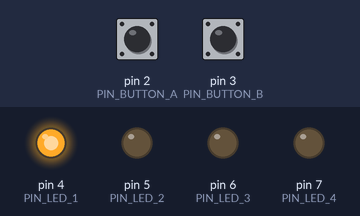
This sketch was run on a simulated Arduino Uno, built with avr-gcc and run on an emulated ATmega328P. Shown: output pins drawn as LEDs (lit = HIGH). Inputs (shaded band) come from the test bench; at power-on: pin 2 (PIN_BUTTON_A) HIGH, pin 3 (PIN_BUTTON_B) HIGH.

Above: at 1.2 s.
1.3 s: pin 2 (PIN_BUTTON_A) pulled LOW for 0.15 s
At 2.2 s:
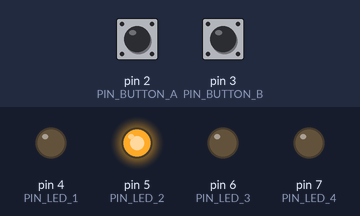
2.9 s: pin 2 (PIN_BUTTON_A) pulled LOW for 1 s
At 3.4 s:
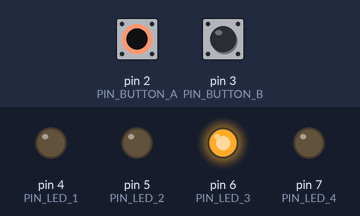
5.4 s: pin 2 (PIN_BUTTON_A) pulled LOW for 0.15 s
At 6.5 s:
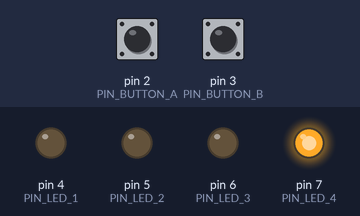
7.0 s: pin 2 (PIN_BUTTON_A) pulled LOW for 3.2 s
At 7.7 s:
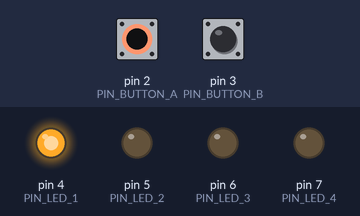
11.7 s: pin 3 (PIN_BUTTON_B) pulled LOW for 0.15 s
At 12.5 s:
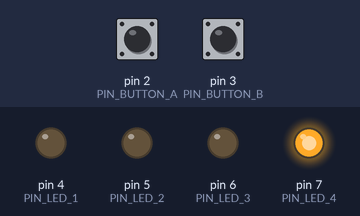
Timing chart, 0 to 14.3 s (numbered marks = the images above; inputs shaded):
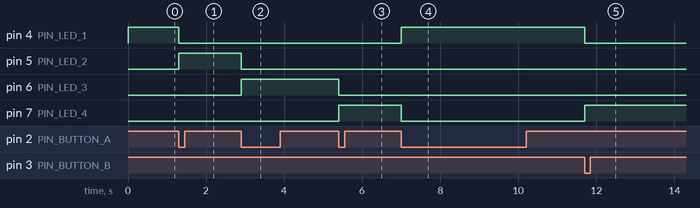

Measured:
- after the input at 1.3 s, pin 4 (PIN_LED_1): HIGH → LOW at once; pin 5 (PIN_LED_2): LOW → HIGH at once
- after the input at 2.9 s, pin 5 (PIN_LED_2): HIGH → LOW at once; pin 6 (PIN_LED_3): LOW → HIGH at once
- after the input at 5.4 s, pin 6 (PIN_LED_3): HIGH → LOW at once; pin 7 (PIN_LED_4): LOW → HIGH at once
- after the input at 7.0 s, pin 4 (PIN_LED_1): LOW → HIGH at once; pin 7 (PIN_LED_4): HIGH → LOW at once
- after the input at 11.7 s, pin 4 (PIN_LED_1): HIGH → LOW at once; pin 7 (PIN_LED_4): LOW → HIGH at once

The sketch:

lampu_geser.ino
```cpp
#include <TimerOne.h>
#include "fsm.h"

// Penentuan PIN yang digunakan
#define PIN_BUTTON_A 2
#define PIN_BUTTON_B 3
#define PIN_LED_1 4
#define PIN_LED_2 5
#define PIN_LED_3 6
#define PIN_LED_4 7

int input_a, input_b;
int state_debounce_a, state_debounce_b;
int state_edge_a, state_edge_b;
int state_shift;
int output_led_1, output_led_2, output_led_3, output_led_4;

void setup() {
  // Set mode PIN button menjadi INPUT
  pinMode(PIN_BUTTON_A, INPUT_PULLUP);
  pinMode(PIN_BUTTON_B, INPUT_PULLUP);

  // Set mode PIN LED menjadi OUTPUT
  pinMode(PIN_LED_1, OUTPUT);
  pinMode(PIN_LED_2, OUTPUT);
  pinMode(PIN_LED_3, OUTPUT);
  pinMode(PIN_LED_4, OUTPUT);

  fsm_init(&state_debounce_a, &state_debounce_b, &state_edge_a, &state_edge_b, &state_shift, &output_led_1, &output_led_2, &output_led_3, &output_led_4);

  Timer1.initialize(1000);
  Timer1.attachInterrupt(ISR_Timer);
}

void loop() {
}

void ISR_Timer(void) {
  input_a = !digitalRead(PIN_BUTTON_A);
  input_b = !digitalRead(PIN_BUTTON_B);
  fsm_reaction(input_a, input_b, &state_debounce_a, &state_debounce_b, &state_edge_a, &state_edge_b, &state_shift, &output_led_1, &output_led_2, &output_led_3, &output_led_4);
  if (output_led_1 == 1)
    digitalWrite(PIN_LED_1, HIGH);
  else
    digitalWrite(PIN_LED_1, LOW);
  if (output_led_2 == 1)
    digitalWrite(PIN_LED_2, HIGH);
  else
    digitalWrite(PIN_LED_2, LOW);
  if (output_led_3 == 1)
    digitalWrite(PIN_LED_3, HIGH);
  else
    digitalWrite(PIN_LED_3, LOW);
  if (output_led_4 == 1)
    digitalWrite(PIN_LED_4, HIGH);
  else
    digitalWrite(PIN_LED_4, LOW);
}
```

fsm.h
```cpp
#ifndef _FSM_H
#define _FSM_H

#define STATE_DEBOUNCE_LOW_STABLE 0
#define STATE_DEBOUNCE_LOW_TO_HIGH 1
#define STATE_DEBOUNCE_HIGH_STABLE 2
#define STATE_DEBOUNCE_HIGH_TO_LOW 3

#define STATE_EDGE_LOW 0
#define STATE_EDGE_HIGH 1

#define STATE_SHIFT_ON_LED_1 0
#define STATE_SHIFT_ON_LED_2 1
#define STATE_SHIFT_ON_LED_3 2
#define STATE_SHIFT_ON_LED_4 3

#define BATAS_WAKTU 50

void fsm_init(int *state_debounce_a, int *state_debounce_b, int *state_edge_a, int *state_edge_b, int *state_shift, int *output_led_1, int *output_led_2, int *output_led_3, int *output_led_4);
void fsm_reaction(int input_a, int input_b, int *state_debounce_a, int *state_debounce_b, int *state_edge_a, int *state_edge_b, int *state_shift, int *output_led_1, int *output_led_2, int *output_led_3, int *output_led_4);

void fsm_debounce_reaction(int input, int *state, int *output);
void fsm_edge_reaction(int input, int *state, int *output);
void fsm_shift_reaction(int input_a, int input_b, int *state, int *output_1, int *output_2, int *output_3, int *output_4);

#endif
```

fsm.ino
```cpp
#include "fsm.h"

void fsm_init(int *state_debounce_a, int *state_debounce_b, int *state_edge_a, int *state_edge_b, int *state_shift, int *output_led_1, int *output_led_2, int *output_led_3, int *output_led_4) {
	*state_debounce_a = STATE_DEBOUNCE_LOW_STABLE;
	*state_debounce_b = STATE_DEBOUNCE_LOW_STABLE;

	*state_edge_a = STATE_EDGE_LOW;
	*state_edge_b = STATE_EDGE_LOW;

	*state_shift = STATE_SHIFT_ON_LED_1;

	*output_led_1 = 1;
	*output_led_2 = 0;
	*output_led_3 = 0;
	*output_led_4 = 0;
}

void fsm_reaction(int input_a, int input_b, int *state_debounce_a, int *state_debounce_b, int *state_edge_a, int *state_edge_b, int *state_shift, int *output_led_1, int *output_led_2, int *output_led_3, int *output_led_4) {
	static int output_debounce_a = 0, output_debounce_b = 0;
	static int output_edge_a = 0, output_edge_b = 0;

	fsm_debounce_reaction(input_a, state_debounce_a, &output_debounce_a);
	fsm_debounce_reaction(input_b, state_debounce_b, &output_debounce_b);

	fsm_edge_reaction(output_debounce_a, state_edge_a, &output_edge_a);
	fsm_edge_reaction(output_debounce_b, state_edge_b, &output_edge_b);

	fsm_shift_reaction(output_edge_a, output_edge_b, state_shift, output_led_1, output_led_2, output_led_3, output_led_4);
}

void fsm_debounce_reaction(int input, int *state, int *output) {
	static int counter = 0;

	switch (*state) {
		case STATE_DEBOUNCE_LOW_STABLE:
		{
			if (input == 1) {
				*state = STATE_DEBOUNCE_LOW_TO_HIGH;
				*output = 1;
				counter = 0;
			}
			break;
		}
		case STATE_DEBOUNCE_LOW_TO_HIGH:
		{
			if (counter < BATAS_WAKTU) {
				counter++;
			}
			else {
				*state = STATE_DEBOUNCE_HIGH_STABLE;
			}
			break;
		}
		case STATE_DEBOUNCE_HIGH_STABLE:
		{
			if (input == 0) {
				*state = STATE_DEBOUNCE_HIGH_TO_LOW;
				*output = 0;
				counter = 0;
			}
			break;
		}
		case STATE_DEBOUNCE_HIGH_TO_LOW:
		{
			if (counter < BATAS_WAKTU) {
				counter++;
			}
			else {
				*state = STATE_DEBOUNCE_LOW_STABLE;
			}
			break;
		}
	}
}


void fsm_edge_reaction(int input, int *state, int *output) {
	switch (*state) {
		case STATE_EDGE_LOW:
		{
			if (input == 1) {
				*state = STATE_EDGE_HIGH;
				*output = 1;
			}
			break;
		}
		case STATE_EDGE_HIGH:
		{
			*output = 0;
			if (input == 0) {
				*state = STATE_EDGE_LOW;
			}
			break;
		}
	}
}


void fsm_shift_reaction(int input_a, int input_b, int *state, int *output_1, int *output_2, int *output_3, int *output_4) {
	switch (*state) {
		case STATE_SHIFT_ON_LED_1:
		{
			if (input_a == 1) {
				*state = STATE_SHIFT_ON_LED_2;
				*output_1 = 0;
				*output_2 = 1;
				*output_3 = 0;
				*output_4 = 0;
			}
			if (input_b == 1) {
				*state = STATE_SHIFT_ON_LED_4;
				*output_1 = 0;
				*output_2 = 0;
				*output_3 = 0;
				*output_4 = 1;
			}
			break;
		}
		case STATE_SHIFT_ON_LED_2:
		{
			if (input_a == 1) {
				*state = STATE_SHIFT_ON_LED_3;
				*output_1 = 0;
				*output_2 = 0;
				*output_3 = 1;
				*output_4 = 0;
			}
			if (input_b == 1) {
				*state = STATE_SHIFT_ON_LED_1;
				*output_1 = 1;
				*output_2 = 0;
				*output_3 = 0;
				*output_4 = 0;
			}
			break;
		}
		case STATE_SHIFT_ON_LED_3:
		{
			if (input_a == 1) {
				*state = STATE_SHIFT_ON_LED_4;
				*output_1 = 0;
				*output_2 = 0;
				*output_3 = 0;
				*output_4 = 1;
			}
			if (input_b == 1) {
				*state = STATE_SHIFT_ON_LED_2;
				*output_1 = 0;
				*output_2 = 1;
				*output_3 = 0;
				*output_4 = 0;
			}
			break;
		}
		case STATE_SHIFT_ON_LED_4:
		{
			if (input_a == 1) {
				*state = STATE_SHIFT_ON_LED_1;
				*output_1 = 1;
				*output_2 = 0;
				*output_3 = 0;
				*output_4 = 0;
			}
			if (input_b == 1) {
				*state = STATE_SHIFT_ON_LED_3;
				*output_1 = 0;
				*output_2 = 0;
				*output_3 = 1;
				*output_4 = 0;
			}
			break;
		}
	}
}
```
